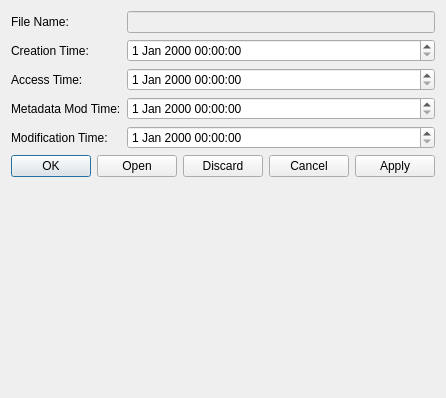
<?xml version="1.0" encoding="UTF-8"?>
<ui version="4.0">
 <class>CTimeStamp</class>
 <widget class="QDialog" name="CTimeStamp">
  <property name="geometry">
   <rect>
    <x>0</x>
    <y>0</y>
    <width>443</width>
    <height>398</height>
   </rect>
  </property>
  <property name="windowTitle">
   <string>Time Stamp:</string>
  </property>
  <layout class="QFormLayout" name="formLayout">
   <item row="0" column="0">
    <widget class="QLabel" name="label">
     <property name="text">
      <string>File Name:</string>
     </property>
    </widget>
   </item>
   <item row="0" column="1">
    <widget class="QLineEdit" name="fileName">
     <property name="enabled">
      <bool>false</bool>
     </property>
    </widget>
   </item>
   <item row="1" column="0">
    <widget class="QLabel" name="label_2">
     <property name="text">
      <string>Creation Time:</string>
     </property>
    </widget>
   </item>
   <item row="1" column="1">
    <widget class="QDateTimeEdit" name="creationTime"/>
   </item>
   <item row="2" column="0">
    <widget class="QLabel" name="label_3">
     <property name="text">
      <string>Access Time:</string>
     </property>
    </widget>
   </item>
   <item row="2" column="1">
    <widget class="QDateTimeEdit" name="accessTime"/>
   </item>
   <item row="3" column="0">
    <widget class="QLabel" name="label_4">
     <property name="text">
      <string>Metadata Mod Time:</string>
     </property>
    </widget>
   </item>
   <item row="3" column="1">
    <widget class="QDateTimeEdit" name="metaModTime"/>
   </item>
   <item row="4" column="0">
    <widget class="QLabel" name="label_5">
     <property name="text">
      <string>Modification Time:</string>
     </property>
    </widget>
   </item>
   <item row="6" column="0" colspan="2">
    <widget class="QDialogButtonBox" name="buttonBox">
     <property name="orientation">
      <enum>Qt::Horizontal</enum>
     </property>
     <property name="standardButtons">
      <set>QDialogButtonBox::Apply|QDialogButtonBox::Cancel|QDialogButtonBox::Discard|QDialogButtonBox::Ok|QDialogButtonBox::Open</set>
     </property>
     <property name="centerButtons">
      <bool>false</bool>
     </property>
    </widget>
   </item>
   <item row="4" column="1">
    <widget class="QDateTimeEdit" name="modTime"/>
   </item>
  </layout>
 </widget>
 <resources/>
 <connections>
  <connection>
   <sender>buttonBox</sender>
   <signal>rejected()</signal>
   <receiver>CTimeStamp</receiver>
   <slot>reject()</slot>
   <hints>
    <hint type="sourcelabel">
     <x>316</x>
     <y>260</y>
    </hint>
    <hint type="destinationlabel">
     <x>286</x>
     <y>274</y>
    </hint>
   </hints>
  </connection>
 </connections>
</ui>
